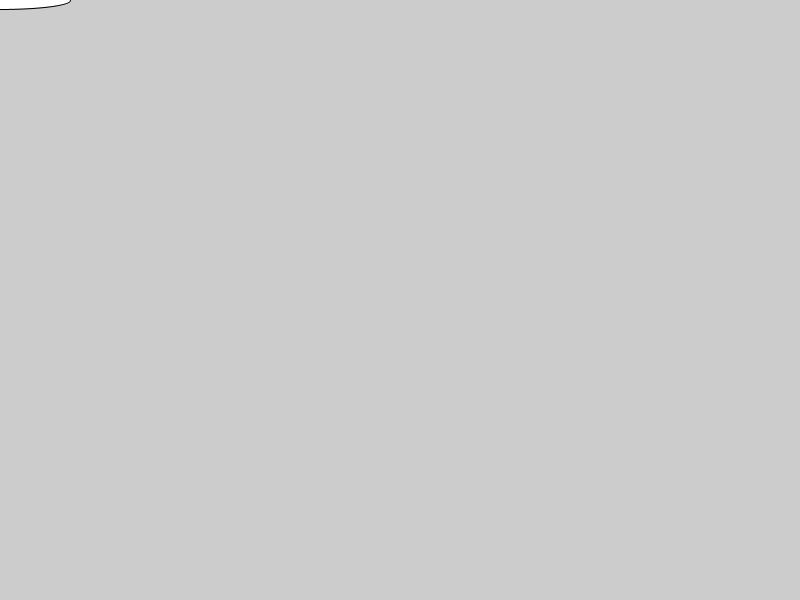
Frame 1 (no input)
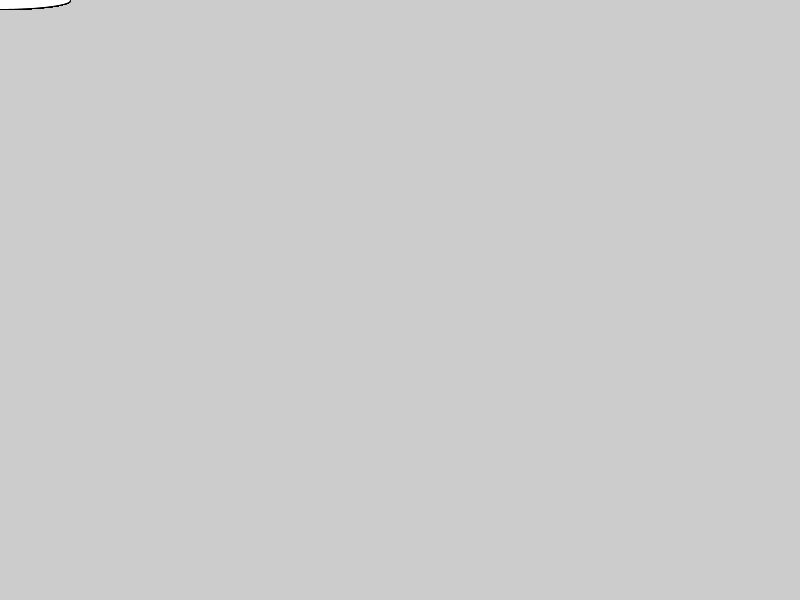
Frame 60 (the mouse pressed at the canvas centre just before this capture)
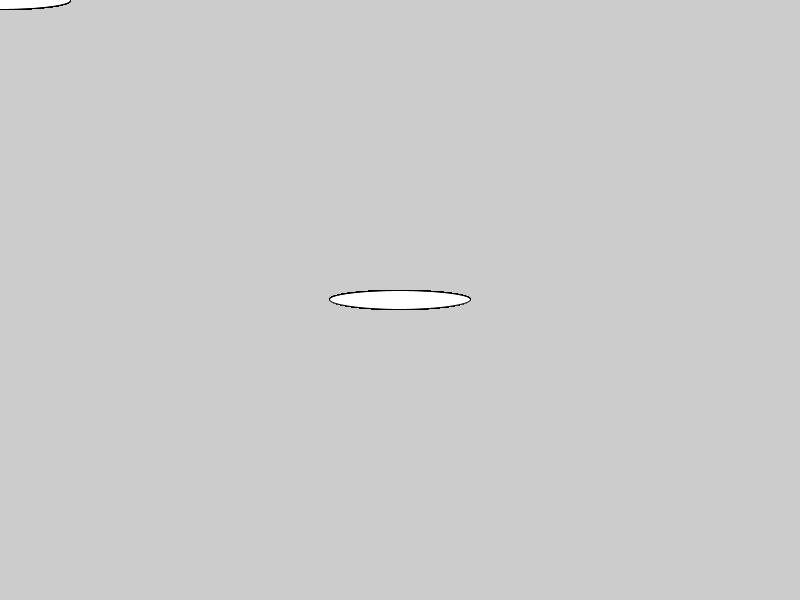
Frame 120 (the mouse held since frame 60 and released just before this capture)

The Processing sketch that drew these frames (run headless with seeded random() and noise(); from frame 60 on, the mouse is pressed at the canvas centre):

// Processing sketch: ReturningValues
// ── ReturningValues.pde
float number;
float variable = 14;
void setup() {
  size(800, 600);
}

void draw() {
  //println(divideByTwo(84));

  ellipse(mouseX, mouseY, findTheHypotenuse(20, 140), findTheHypotenuse(10, 15));
  println(findTheHypotenuse(50, 120));
}



float divideByTwo(float input) {
  float result = input/2;
  return result;
}

float findTheHypotenuse(float a, float b) {
  float c = sqrt(sq(a) + sq(b));
  return c;
}
